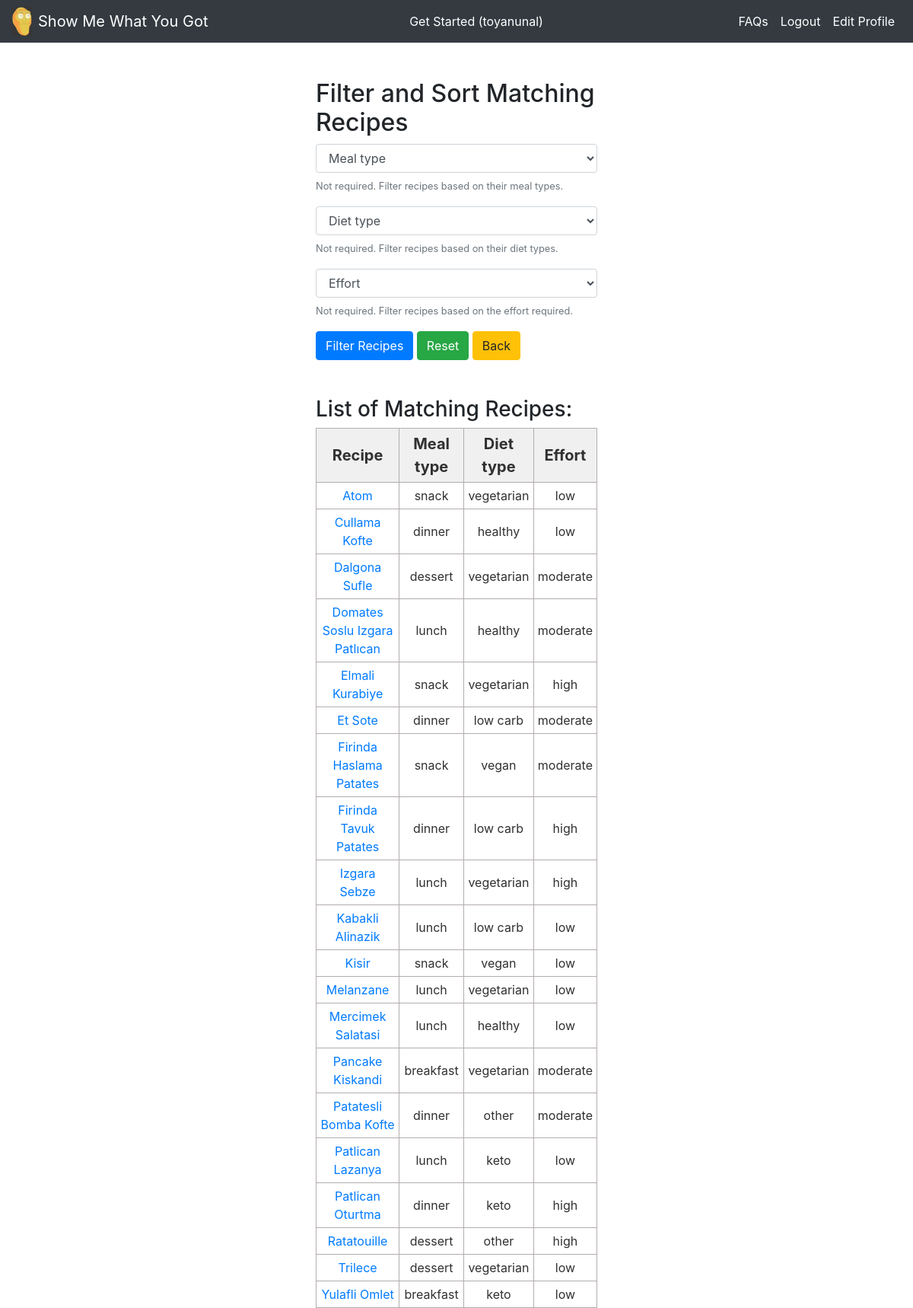
Before: /recipe_list/ (signed in) with the older database file.
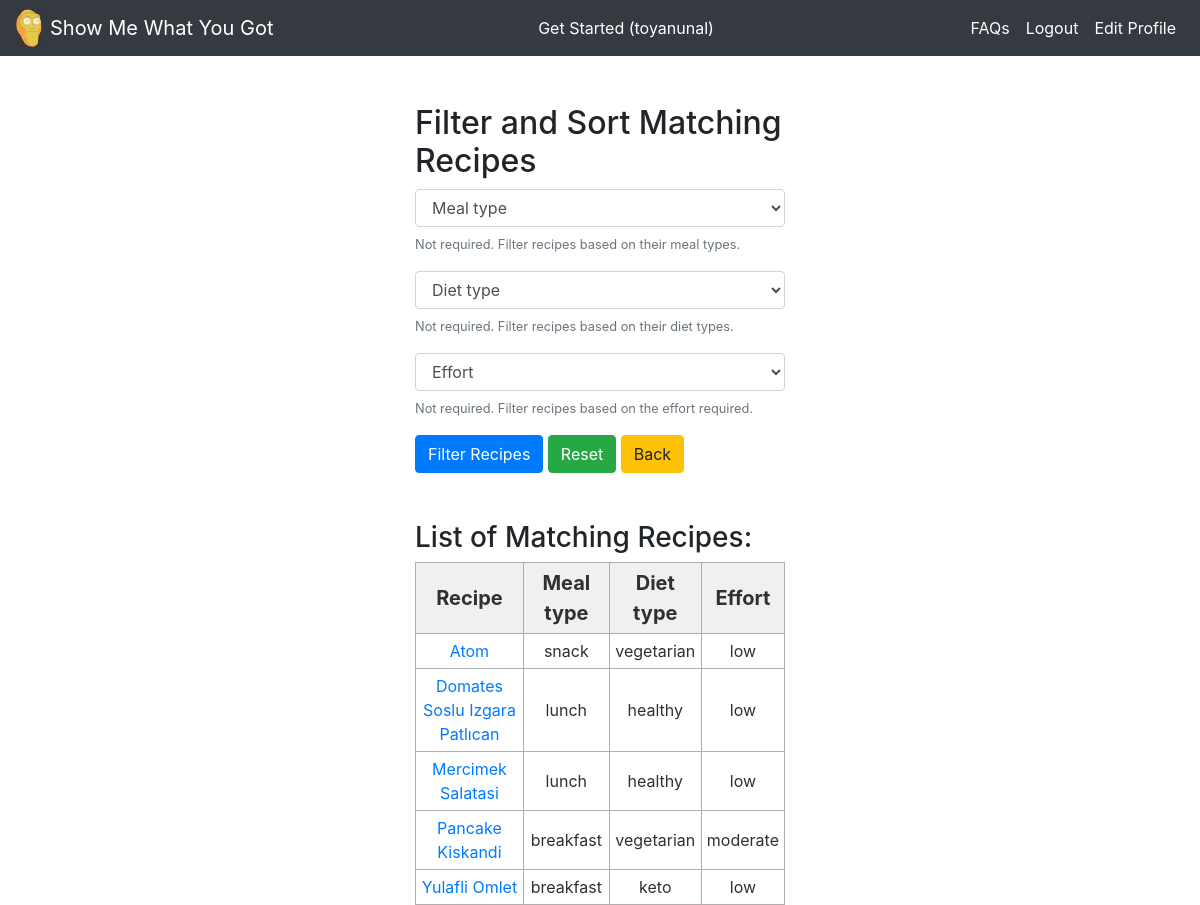
After: the same page with the newer database file.
### rrs_app/models.py (models this page shows, shortened)
class Recipe(models.Model):
    title = models.CharField(max_length=128)
    slug = models.SlugField(allow_unicode=True,unique=True)
    meal_type = models.CharField(max_length=16)
    diet_type = models.CharField(max_length=16)
    effort = models.CharField(max_length=16)
    description = models.TextField()
    photo = models.ImageField(blank=True, upload_to='recipe_photos/')
    class Meta:
        ordering = ('title',)

### rrs_app/views.py (the view, shortened to what this page needs)
# urls.py: path('recipe_list/',views.recipe_form_view,name='recipe_list'),
def recipe_form_view(request):
    form = forms.RecipeForm()
    if not request.user.is_authenticated:
        messages.warning(request, ('Please login to continue.'))
        return redirect('home')
    ingredient_list = []
    for i in Ingredient.objects.all():
        try:
            ingredient_object = UserIngredient.objects.get(user=request.user, ingredient=i)
            ingredient_list.append(ingredient_object)
        except:
            pass
    u_ing=[]
    u_amnt=[]
    selected_rec=[]
    req_cost=[]
    for i in ingredient_list:
        u_ing.append(i.ingredient)
        u_amnt.append(i.amount)
    addcost=UserInfo.objects.get(user=request.user).addcost
    portion=UserInfo.objects.get(user=request.user).portion
    for rec in Recipe.objects.all():
        rec_ing=[]
        rec_amnt=[]
        R_ingredient_list=[]
        for j in Ingredient.objects.all():
            try:
                R_ingredient_object = RecipeIngredient.objects.get(recipe=rec, ingredient=j)
                R_ingredient_list.append(R_ingredient_object)
            except:
                pass
        for i in R_ingredient_list:
            rec_ing.append(i.ingredient)
            rec_amnt.append(i.amount)
        comm=list(set(rec_ing).intersection(u_ing))
        diff=list(set(rec_ing)-set(u_ing))
        cost=0
        if len(diff) >0:
            for z in range(len(diff)):
                index=rec_ing.index(diff[z])
                temp_ing=Ingredient.objects.get(title=diff[z])
                temp_cost=temp_ing.unit_cost
                temp_utype=temp_ing.unit_type
                if temp_utype == 'count':
                    cost= cost + (rec_amnt[index]*portion*temp_cost)
                else:
                    cost= cost + (rec_amnt[index]*portion/1000)*temp_cost
        if cost > addcost:
            continue
        if len(comm) > 0:
            for z in range(len(comm)):
                c_index=rec_ing.index(comm[z])
                u_index=u_ing.index(comm[z])
                temp_ing=Ingredient.objects.get(title=comm[z])
                temp_cost=temp_ing.unit_cost
                temp_utype=temp_ing.unit_type
                if (rec_amnt[c_index]*portion)-u_amnt[u_index] >0:
                    if temp_utype == 'count':
                        cost = cost + ((rec_amnt[c_index]*portion)-u_amnt[u_index])*temp_cost
                    else:
                        cost = cost + (((rec_amnt[c_index]*portion)-u_amnt[u_index])/1000)*temp_cost
        if cost > addcost:
            continue
        selected_rec.append(rec)
        req_cost.append(cost)
    recipe_list = selected_rec
    cost_list = req_cost
    return render(request, 'rrs_app/recipe_list.html', {'form':form, 'recipe_list':recipe_list, 'cost_list':cost_list})

### rrs_app/models.py (called while the page is built)
    def __str__(self):
        return self.title

### rrs_app/templates/rrs_app/recipe_list.html (shortened to what this page needs)
{% extends 'rrs_app/base.html' %}
{% block content %}
<br></br>
<div class = "col-md-4 offset-md-4">
  <h2> Filter and Sort Matching Recipes </h2>
  <form method="POST", action="{% url 'recipe_list' %}">
    {{ form.as_p }}
    <input type="submit" class="btn btn-primary" name="filter" value="Filter Recipes">
    <input type="submit" class="btn btn-success" name="reset" value="Reset">
    <a class='btn btn-warning' href="{% url 'pantry_create' %}">Back</a>
  </form>
<br></br>
<h3> List of Matching Recipes: </h3>
<table class="demTable">
  <thead>
    <tr>
      <th>Recipe</th>
      <th>Meal type</th>
      <th>Diet type</th>
      <th>Effort</th>
    </tr>
  </thead>
  <tbody>
    {% for recipe_object in recipe_list %}
    <tr>
      <td><a href="{{recipe_object.slug}}/">{{recipe_object.title}}</a></td>
      <td>{{recipe_object.meal_type}}</td>
      <td>{{recipe_object.diet_type}}</td>
      <td>{{recipe_object.effort}}</td>
    </tr>
    {% endfor %}
</div>
{% endblock %}

Changed rows visible on the page:
no longer on this page (row edited): Recipe: title "Cullama Kofte", meal_type "dinner", diet_type "healthy", effort "low"
no longer on this page (row edited): Recipe: title "Dalgona Sufle", meal_type "dessert", diet_type "vegetarian", effort "moderate"
no longer on this page (row edited): Recipe: title "Elmali Kurabiye", meal_type "snack", diet_type "vegetarian", effort "high"
no longer on this page (row unchanged): Recipe: title "Et Sote", meal_type "dinner", diet_type "low carb", effort "moderate"
no longer on this page (row unchanged): Recipe: title "Firinda Haslama Patates", meal_type "snack", diet_type "vegan", effort "moderate"
no longer on this page (row edited): Recipe: title "Firinda Tavuk Patates", meal_type "dinner", diet_type "low carb", effort "high"
no longer on this page (row edited): Recipe: title "Izgara Sebze", meal_type "lunch", diet_type "vegetarian", effort "high"
no longer on this page (row unchanged): Recipe: title "Kabakli Alinazik", meal_type "lunch", diet_type "low carb", effort "low"
no longer on this page (row unchanged): Recipe: title "Kisir", meal_type "snack", diet_type "vegan", effort "low"
no longer on this page (row unchanged): Recipe: title "Melanzane", meal_type "lunch", diet_type "vegetarian", effort "low"
no longer on this page (row unchanged): Recipe: title "Patatesli Bomba Kofte", meal_type "dinner", diet_type "other", effort "moderate"
no longer on this page (row edited): Recipe: title "Patlican Lazanya", meal_type "lunch", diet_type "keto", effort "low"
no longer on this page (row unchanged): Recipe: title "Patlican Oturtma", meal_type "dinner", diet_type "keto", effort "high"
no longer on this page (row edited): Recipe: title "Ratatouille", meal_type "dessert", diet_type "other", effort "high"
no longer on this page (row edited): Recipe: title "Trilece", meal_type "dessert", diet_type "vegetarian", effort "low"
changed Recipe "Domates Soslu Izgara Patlıcan": effort "moderate" → "low"
